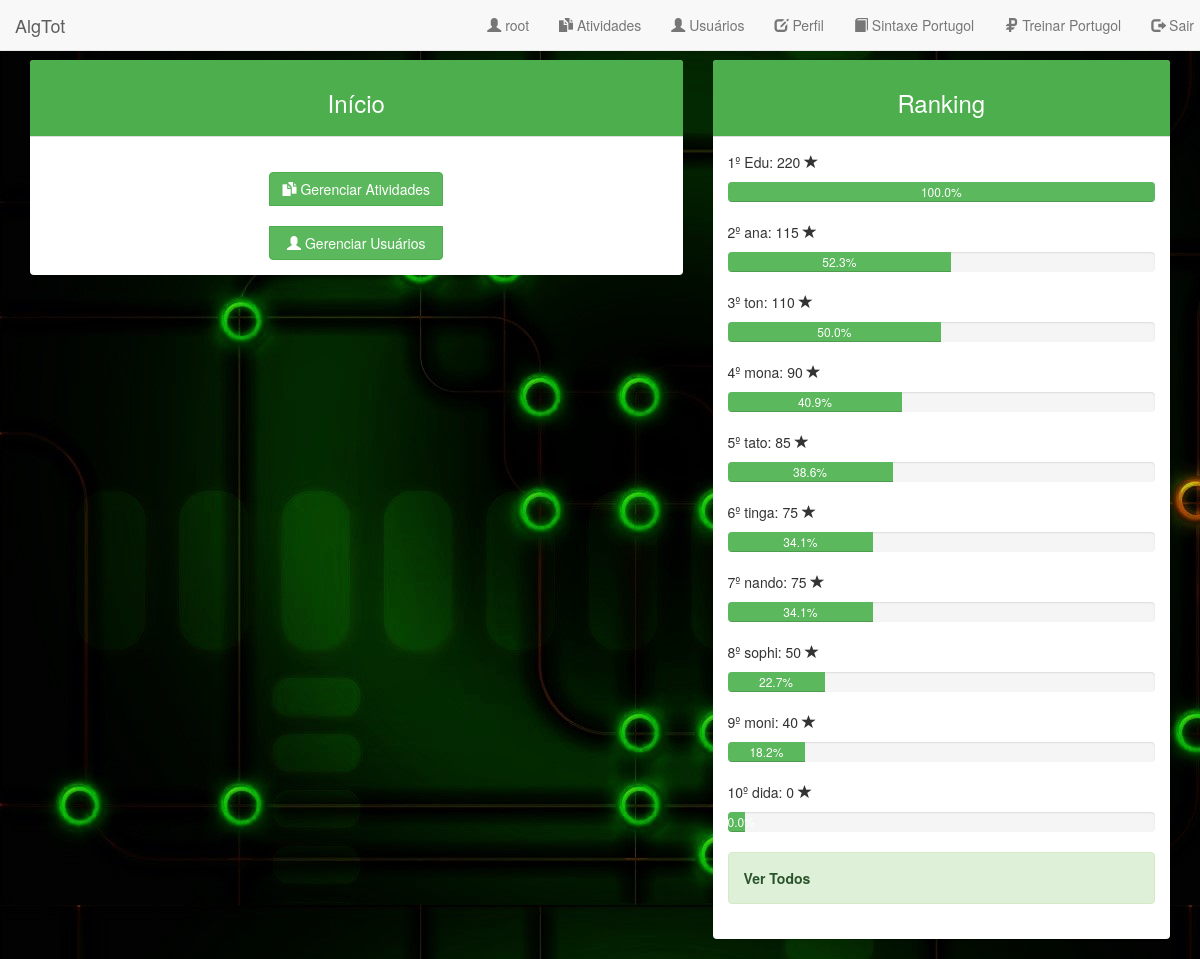
The app's page /visao/principalADM.php (signed in) with its own data.
### tables this page shows
CREATE TABLE IF NOT EXISTS `usuario` (
  `cdUsuario` int(11) NOT NULL AUTO_INCREMENT,
  `usuario` varchar(20) NOT NULL,
  `senha` varchar(20) NOT NULL,
  `cdGrupo` int(11) NOT NULL,
  `email` varchar(50) NOT NULL,
  `status` varchar(20) DEFAULT NULL,
  `data` date DEFAULT NULL,
  `nivel1` decimal(10,0) DEFAULT NULL,
  `nivel2` decimal(10,0) DEFAULT NULL,
  `nivel3` decimal(10,0) DEFAULT NULL,
  `nivel4` decimal(10,0) DEFAULT NULL,
  `nivel5` decimal(10,0) DEFAULT NULL,
  `pontuacaoTotal` decimal(10,0) DEFAULT NULL,
  PRIMARY KEY (`cdUsuario`),
  KEY `cdGrupo` (`cdGrupo`)
);

### modelo/Conexao.php (called while the page is built, shortened)
<?php
Class Conexao {
    private $conexao;
    public function __construct() {
        $host = LOCAL_HOST;
        $dbName = DB_NAME;
        $usuario = DB_USER_NAME;
        $senha = DB_USER_SENHA;
        try {
            $colacao = array(PDO::MYSQL_ATTR_INIT_COMMAND => 'SET NAMES utf8');
            $this->conexao = new PDO('mysql:host=' . $host . ';dbname=' . $dbName . '', $usuario, $senha, $colacao);
        } catch (Exception $ex) {
            $ex->getMessage();
        }
    }
    public function obterConexao() {
        return $this->conexao;
    }
}

### modelo/Modelo.php (called while the page is built, shortened)
<?php
require_once("Conexao.php");
Class Modelo {
    private $conexaoModelo;
    public function __construct() {
        $conexao = new Conexao();
        $this->conexaoModelo = $conexao->obterConexao();
    }
    public function selecionar($select, $dados) {
        $dados = $this->tratarDados($dados);
        if ($dados == false) {
            $url = (isset($_SERVER['HTTP_REFERER']))?$_SERVER['HTTP_REFERER']:'../index.php';
            $this->setModalRedirecionar('Erro ao processar sua solicitação!', 'Isso pode acontecer quando existe alguma informação indevida (Ex: tags HTML ou semelhantes) nos campos preenchidos e enviados.', '', 'meuModalErro', $url);
            die;
        } else {
            $selecao = $this->conexaoModelo->prepare($select);
            $selecao->execute($dados);
            return $selecao;
        }
    }
    public function tratarDados($dados) {
        return $dados;
    }
}

### visao/principalADM.php (the view, shortened to what this page needs)
<?php
$modelo = new Modelo();
?>
<!DOCTYPE html>
<html lang="pt-br">
    <head>
        <link href="vendor/bootstrap/css/bootstrap.min.css" rel="stylesheet">
        <link href="vendor/bootstrap/css/bootstrap.css" rel="stylesheet">
    </head>
    <body>
<?php include_once ("includs/menuADM.php"); ?>
        <section id="conteudo" class="container">
            <br>
            <br>
            <br>
            <div class="row">
                <div id="gestao" class="col-sm-7">
                    <div class="panel panel-default">
                        <div class="panel-heading" style="background-color: #4cae4c; color:white">
                            <div style="text-align: center;">
                                <h3 class="blog-title">Início</h3>
                            </div>
                        </div>
                        <div class="panel-body">
                            <br>
                            <div id="centro" class="col">
                                <center>
                                    <div class="btn-group-vertical" role="group">
                                        <a title="Clique para gerenciar as atividades" class="btn btn-success" href="atividadesADM.php"><span class="glyphicon glyphicon-duplicate" aria-hidden="true"></span> Gerenciar Atividades</a>
                                        <br>
                                        <a href="usuariosADM.php" title="Clique para gerenciar os usuários" class="btn btn-success"><span class="glyphicon glyphicon-user" aria-hidden="true"></span> Gerenciar Usuários</a>
                                    </div>
                                </center>
                            </div>
                        </div>
                    </div>
                </div>
                <div id="ranking" class="col-sm-5 col-sm-offset-0">
                    <div class="panel panel-default">
                        <div class="panel-heading" style="text-align:center;background-color:#4cae4c;color:white">
                            <h3>Ranking</h3>
                        </div>
                        <div class="panel-body">
                            <div id="usuarios">
                                <ol class="list-unstyled">
<?php
$select1 = "SELECT * FROM usuario WHERE status = ? AND cdGrupo = ? ORDER BY pontuacaoTotal DESC LIMIT 10";
$dados1 = array('ativo', 3);
$select2 = "SELECT SUM(questao.pontuacao) AS pontosTotais FROM questao, atividade
                           WHERE atividade.cdAtividade = questao.cdAtividade AND questao.status = ? AND atividade.status = ?";
$dados2 = array('ativo', 'ativo');
$alunos = $modelo->selecionar($select1, $dados1);
$totalDePontos = $modelo->selecionar($select2, $dados2);
foreach ($totalDePontos as $key => $total) {
    $pontosTotais = $total['pontosTotais'];
}
$contador = 1;
foreach ($alunos as $key => $usuario) {
    $aluno = htmlspecialchars($usuario['usuario']);
    $totalDePontosAluno = $usuario['pontuacaoTotal'];
    $porcentagemAluno = ($totalDePontosAluno * 100) / $pontosTotais;
    $porcentagemAluno = number_format($porcentagemAluno, 1, '.', '');
    ?>
                                        <p><?php echo $contador; ?>º <?php echo $aluno; ?>: <?php echo $totalDePontosAluno; ?> <span class="glyphicon glyphicon-star" aria-hidden="true"></span></p>
                                        <li>
                                            <div class="progress">
                                                <div class="progress-bar progress-bar-success" role="progressbar" aria-valuenow="<?php echo $porcentagemAluno; ?>" aria-valuemin="0" aria-valuemax="100" style="min-width: 4%; width: <?php echo $porcentagemAluno; ?>%;"> <?php echo $porcentagemAluno; ?>%
                                                </div>
                                            </div>
                                        </li>
    <?php
    $contador++;
}
?>
                                     <?php if ($contador > 1) { ?>
                                        <li><div class="alert alert-success" role="alert"><a href="rankingADM.php" class="alert-link">Ver Todos</a></div></li>
                                     <?php } else { ?>
                                        <li><div class="alert alert-warning" role="alert">Nenhum participante</div></li>
                                     <?php } ?>
                                </ol>
                            </div>
                        </div>
                    </div>
                </div>
            </div>
        </section>
    </body>
</html>

### records on screen
usuario: usuario "Edu", pontuacaoTotal "220", porcentagemAluno "100.0"
usuario: usuario "ana", pontuacaoTotal "115", porcentagemAluno "52.3"
usuario: usuario "ton", pontuacaoTotal "110", porcentagemAluno "50.0"
usuario: usuario "mona", pontuacaoTotal "90", porcentagemAluno "40.9"
usuario: usuario "tato", pontuacaoTotal "85", porcentagemAluno "38.6"
usuario: usuario "tinga", pontuacaoTotal "75", porcentagemAluno "34.1"
usuario: usuario "nando", pontuacaoTotal "75", porcentagemAluno "34.1"
usuario: usuario "sophi", pontuacaoTotal "50", porcentagemAluno "22.7"
usuario: usuario "moni", pontuacaoTotal "40", porcentagemAluno "18.2"
usuario: usuario "dida", pontuacaoTotal "0", porcentagemAluno "0.0"

### other values on screen
$_SESSION['usuario'] "root"
